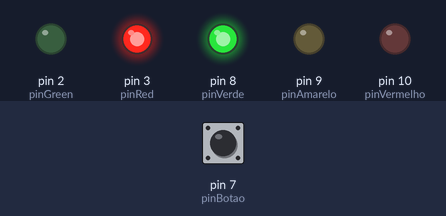
This sketch was run on a simulated Arduino Uno, built with avr-gcc and run on an emulated ATmega328P. On the bench: output pins drawn as LEDs (lit = HIGH). Dashed ring = blinking. Inputs (shaded band) come from the test bench; at power-on: pin 7 (pinBotao) LOW.

Above: at 1.2 s.
1.3 s: pin 7 (pinBotao) pulled HIGH for 0.15 s
At 1.7 s:
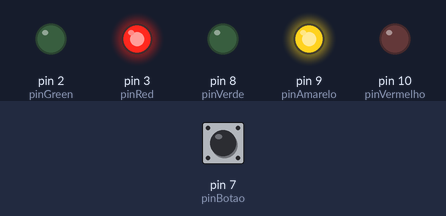
2.9 s: pin 7 (pinBotao) pulled HIGH for 1 s
At 4.2 s:
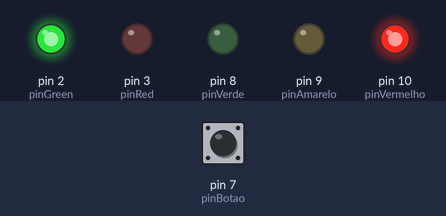
5.4 s: pin 7 (pinBotao) pulled HIGH for 0.15 s
At 6.01 s:
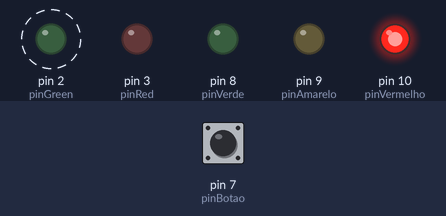
8.5 s: pin 7 (pinBotao) pulled HIGH for 3.2 s
At 9.6 s:
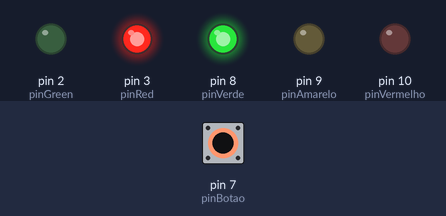
Timing chart, 0 to 11.5 s (numbered marks = the images above; inputs shaded):
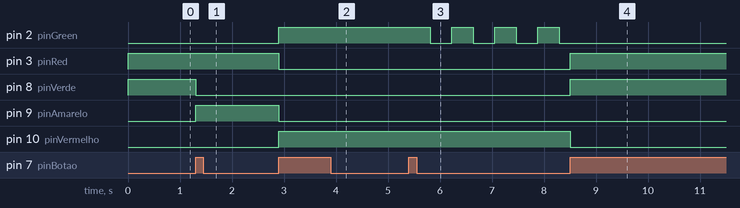

Measured:
- after the input at 1.3 s, pin 8 (pinVerde): HIGH → LOW at once; pin 9 (pinAmarelo): LOW → HIGH at once
- after the input at 2.9 s, pin 2 (pinGreen), pin 10 (pinVermelho): LOW → HIGH at once; pin 3 (pinRed), pin 9 (pinAmarelo): HIGH → LOW at once
- after the input at 5.4 s, pin 2 (pinGreen): alternates HIGH for 0.41 s and LOW for 0.41 s, starting after 0.41 s
- after the input at 8.5 s, pin 2 (pinGreen): stops changing and stays LOW; pin 3 (pinRed), pin 8 (pinVerde): LOW → HIGH at once; pin 10 (pinVermelho): HIGH → LOW at once

The sketch:

Semaforo.ino
```cpp
/*
* @ Daniel Gil
*/
int pinVermelho = 10;
int pinAmarelo = 9;
int pinVerde = 8;
int pinBotao = 7;

int pinRed = 3;
int pinGreen = 2;

int faseSemaforo;
int botao;
int estadoBotao;

int tempo;
int estadoTempo;

void setup() {
  pinMode(pinVerde, OUTPUT);
  pinMode(pinAmarelo, OUTPUT);
  pinMode(pinVermelho, OUTPUT);
  pinMode(pinBotao, INPUT);

  pinMode(pinRed, OUTPUT);
  pinMode(pinGreen, OUTPUT);

  faseSemaforo =1;

  estadoBotao = digitalRead(pinBotao);

tempo = 0;
estadoTempo = HIGH;
}


void loop() {

  botao = digitalRead(pinBotao);

  if((botao == HIGH )&& (estadoBotao == LOW)){

    if(faseSemaforo < 4){
      faseSemaforo = faseSemaforo + 1;
    }else{
      faseSemaforo = 1;
    }
  }
  estadoBotao = botao;

   if (faseSemaforo == 1){
      digitalWrite(pinVerde, HIGH);
      digitalWrite(pinAmarelo, LOW);
      digitalWrite(pinVermelho, LOW);

      digitalWrite(pinRed, HIGH);
      digitalWrite(pinGreen, LOW);
   }

   if(faseSemaforo == 2){
      digitalWrite(pinVerde, LOW);
      digitalWrite(pinAmarelo, HIGH);
      digitalWrite(pinVermelho, LOW);

      digitalWrite(pinRed, HIGH);
      digitalWrite(pinGreen, LOW);
   }

   if(faseSemaforo == 3){
      digitalWrite(pinVerde, LOW);
      digitalWrite(pinAmarelo, LOW);
      digitalWrite(pinVermelho, HIGH);

      digitalWrite(pinRed, LOW);
      digitalWrite(pinGreen, HIGH);
   }

     if(faseSemaforo == 4){   //Pedesttre piscando
      digitalWrite(pinVerde, LOW);
      digitalWrite(pinAmarelo, LOW);
      digitalWrite(pinVermelho, HIGH);

      tempo = tempo + 1;

      if(tempo == 400){
        estadoTempo = !estadoTempo;
        tempo = 0;
      }

      digitalWrite(pinRed, LOW);
      digitalWrite(pinGreen, estadoTempo);
   }
   delay(1);
}
```
